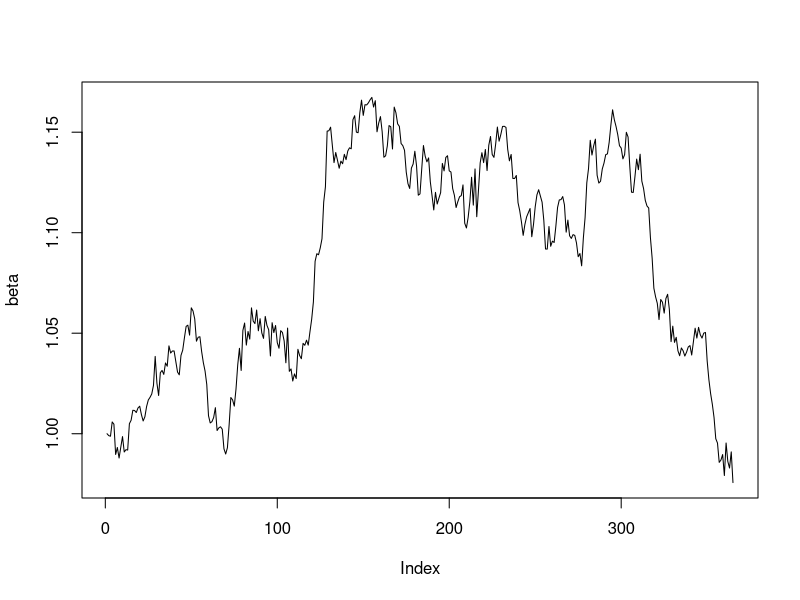
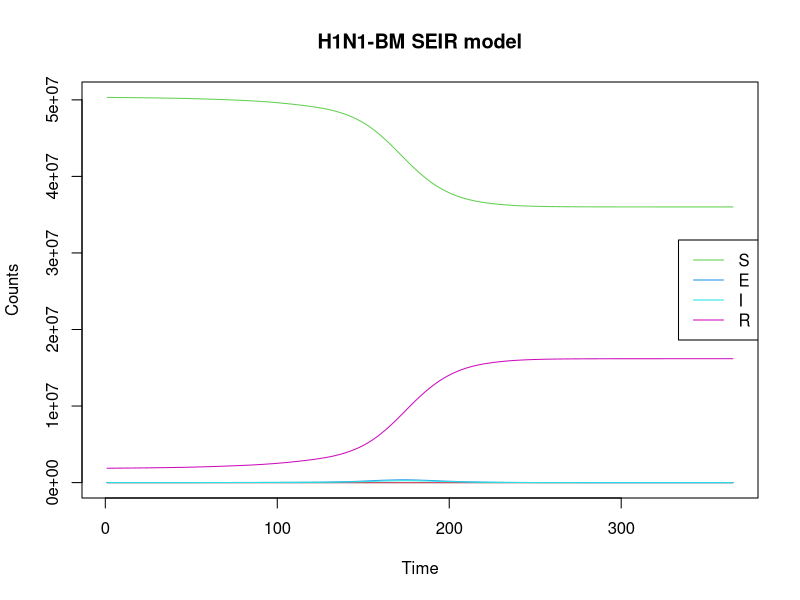
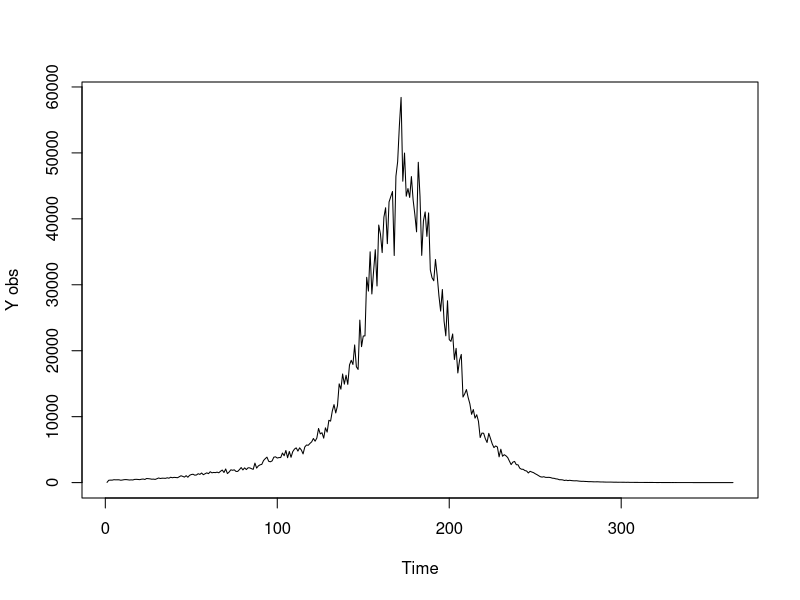

The R script that drew these images, in order:
#############################################data generation example for h1n1-bm model#######################
rm(list=ls())
require(deSolve)
set.seed(00033) #other good options: #00033 #00036 #00043 #00048
times <- 1:365
N=52196381
sigma <- 0.07
## first, simulate a set of random deviates
e <- rnorm(n = length(times) - 1, sd = sqrt(0.01))
## now compute their cumulative sum
e <- c(0, cumsum(e))

write.csv(e,"simulateh1n1x1.csv")
beta<- exp(sigma*e)
plot(beta,type='l')
write.csv(beta,"simulateh1n1beta1.csv")

H1N1 <- function(time, current_state, params){
  
  with(as.list(c(current_state, params)),{
    
    N <- S+E+I+R
    dt <- 1
    dS <- -beta[t]*S*I/N
    dE <- beta[t]*S*I/N - E/k
    dI <- E/k - I/gamma
    dR <- I/gamma
    
    return(list(c(dt, dS, dE, dI, dR)))
  })
}


params <- c(k=1.59, gamma=1.08)

library('truncnorm')
R0 <- rtruncnorm(1, a=0, b=1, mean = 0.15, sd = 0.15)
E0 <-runif(1,-16, -9)
I0 <-runif(1,-16, -9)
#x <-runif(1, -5,2)
S <- N
R <- R0*S
S <- S - R

E <- exp(E0 + log(S))
S <- S - E
I <- exp(I0 + log(S))
S <- S - I


initial_state<- c(t=1, S=S, E=E, I=I, R=R)
#initial_state <- c(t=1,S=52196380, E=1, I=0, R=0)
model1 <- ode(initial_state, times, H1N1, params)

summary(model1)

#Simulation model plot
matplot(model1, type="l", lty=1, main="H1N1-BM SEIR model", xlab="Time",ylab = "Counts")
legend <- colnames(model1)[3:6]
legend("right", legend=legend, col=3:6, lty = 1)

#Generate observations based on the ode solutions
Z1 <-model1[,4]/1.59

tau1 <- 0.1
Y1 <-vector(length = 365)
for (i in 1:365){
  Y1[i]<- rlnorm(1,log(Z1[i]/5),tau1)
}

#Plot and save final observation input data for later simulation experiments
plot(Y1,type='l',ylab="Y obs", xlab = "Time")

write.csv(Y1,"simh1n1Y1.csv")
write.csv(model1,"simulateh1n1states1.csv")
